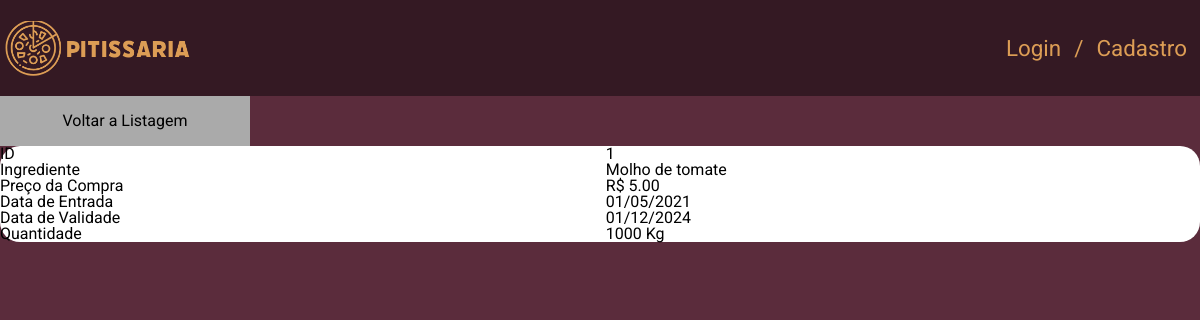
/php/ingredientes_ingrediente.php?id=1, run on the app's committed database.
### tables this page shows
CREATE TABLE IF NOT EXISTS ingredientes (
    id INT AUTO_INCREMENT PRIMARY KEY,
    nome VARCHAR(50) NOT NULL,
    preco DECIMAL(8,2) NOT NULL,
    data_entrada DATE NOT NULL,
    data_validade DATE NOT NULL,
    quantidade INT
);

### php/ingredientes_ingrediente.php (the view, shortened to what this page needs)
<!DOCTYPE html>
<html lang="PT-BR">
<head>
    <link rel="stylesheet" href="../Style/ingredientes_ingredientes.css">
</head>
<body>
    <?php
    require_once "connection.php";
    include("../geral/menu.php");
        $id = $_GET["id"];
        $sql = "SELECT  id, nome, preco, data_entrada, data_validade, quantidade FROM ingredientes WHERE id = $id";
        $result = $conn->query($sql);
        ?>
        <div>
            <a href="lista_ingredientes.php"><h3 class="voltar_listagem">Voltar a Listagem</h3></a><br>
        </div>
        <?php
        if ($result && $result->num_rows > 0) {
            echo "<table>";
            while ($row = $result->fetch_assoc()) {
                echo "<tr><th>ID</th><td>{$row['id']}</td></tr>";
                echo "<tr><th>Ingrediente</th><td>{$row['nome']}</td></tr>";
                echo "<tr><th>Preço da Compra</th><td>R$ {$row['preco']}</td></tr>";
                echo "<tr><th>Data de Entrada</th><td>" . date("d/m/Y", strtotime($row["data_entrada"])) . "</td></tr>";
                echo "<tr><th>Data de Validade</th><td>" . date("d/m/Y", strtotime($row["data_validade"])) . "</td></tr>";
                echo "<tr><th>Quantidade</th><td>{$row['quantidade']} Kg</td></tr>";
            }
            echo "</table>";
        } else {
            echo "Nenhum ingrediente encontrado com o ID fornecido.";
        }
    ?>
</body>
</html>

### Style/ingredientes_ingredientes.css (style rules this page uses)
:root { --vermelho: #5b2c3c; }
table { border: #000 2px solid; width: 100%; border-collapse: collapse; background-color: #ffffff; border-radius: 20px; font-size: 20px; }
table th { text-align: left; }
tr, td { padding: 8px; border: 5px solid #aaa; }
table td { text-align: left; color: #000000; }
body { background-color: var(--vermelho); }
.voltar_listagem { background-color: #aaa; display: inline-flex; justify-content: center; align-items: center; height: 50px; width: 250px; }
.voltar_listagem { color: #000; }

### Style/padrao1.css (style rules this page uses)
:root { --cor-fundo: #5b2c3c; --cor-header: #341923fa; --cor-darker: #251219fa; --cor-input-form: #a7818f; --cor-hover: rgb(235, 208, 227); --cor-desativado: rgb(139, 115, 132); --cor-texto: rgb(255, 231, 200); --cor-texto-header: #dc9d55; --cor-footer: rgba(33, 37, 41, 1); --cor-carregamento: #ffffff; --fonte-texto: "Roboto", sans-serif; --fonte-texto-form: "Open Sans", sans-serif; --cor-ingredientes: #402831; --height-img: 80px; }
body, html { height: 100vh; background: var(--cor-fundo); font-family: var(--fonte-texto); font-size: 16px; }

### data on the page
ingredientes: id "1", nome "Molho de tomate", preco "5.00", data_entrada "01/05/2021", data_validade "01/12/2024", quantidade "1000"
